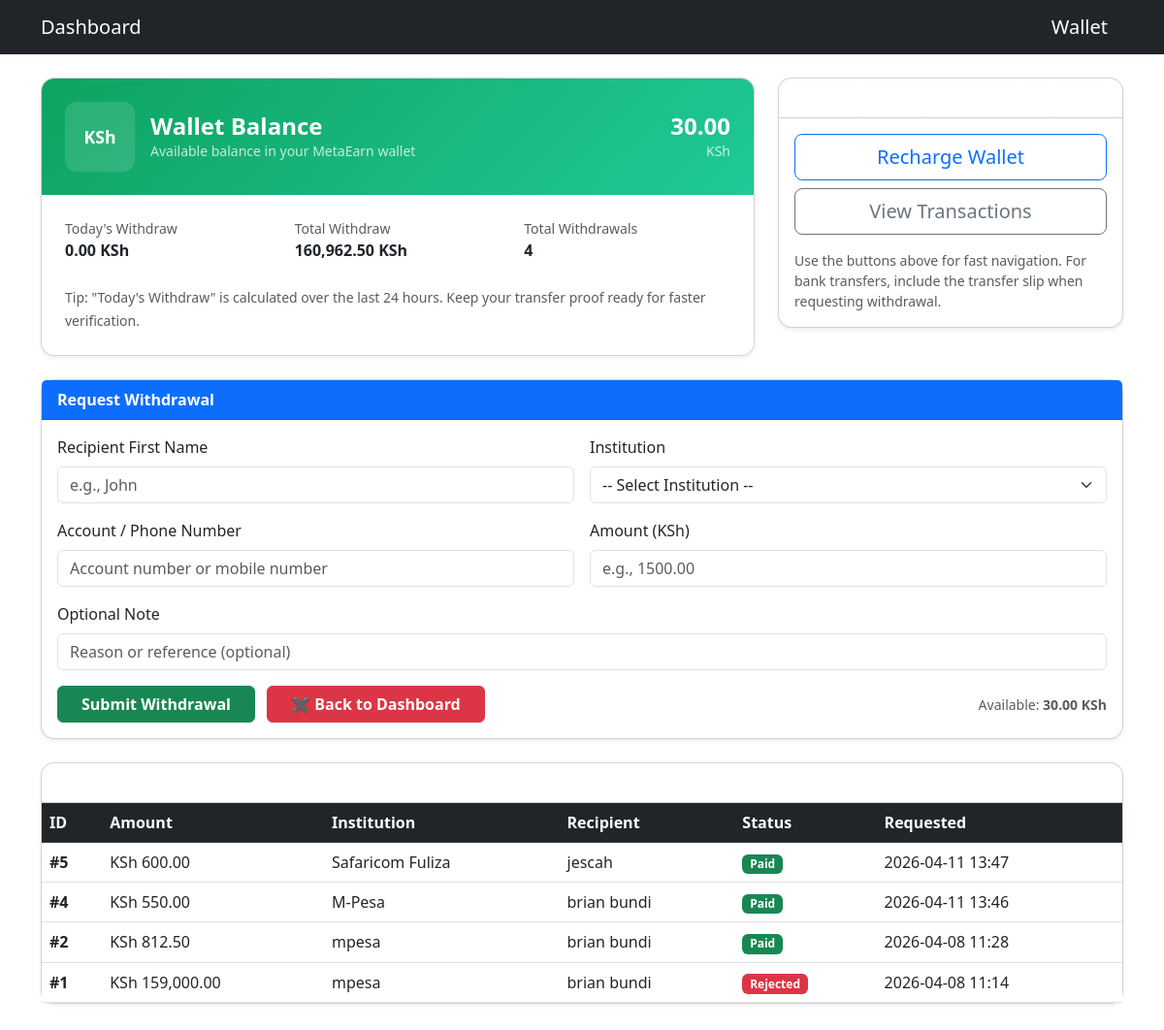
Page /withdraw (signed in) on the earlier database version.
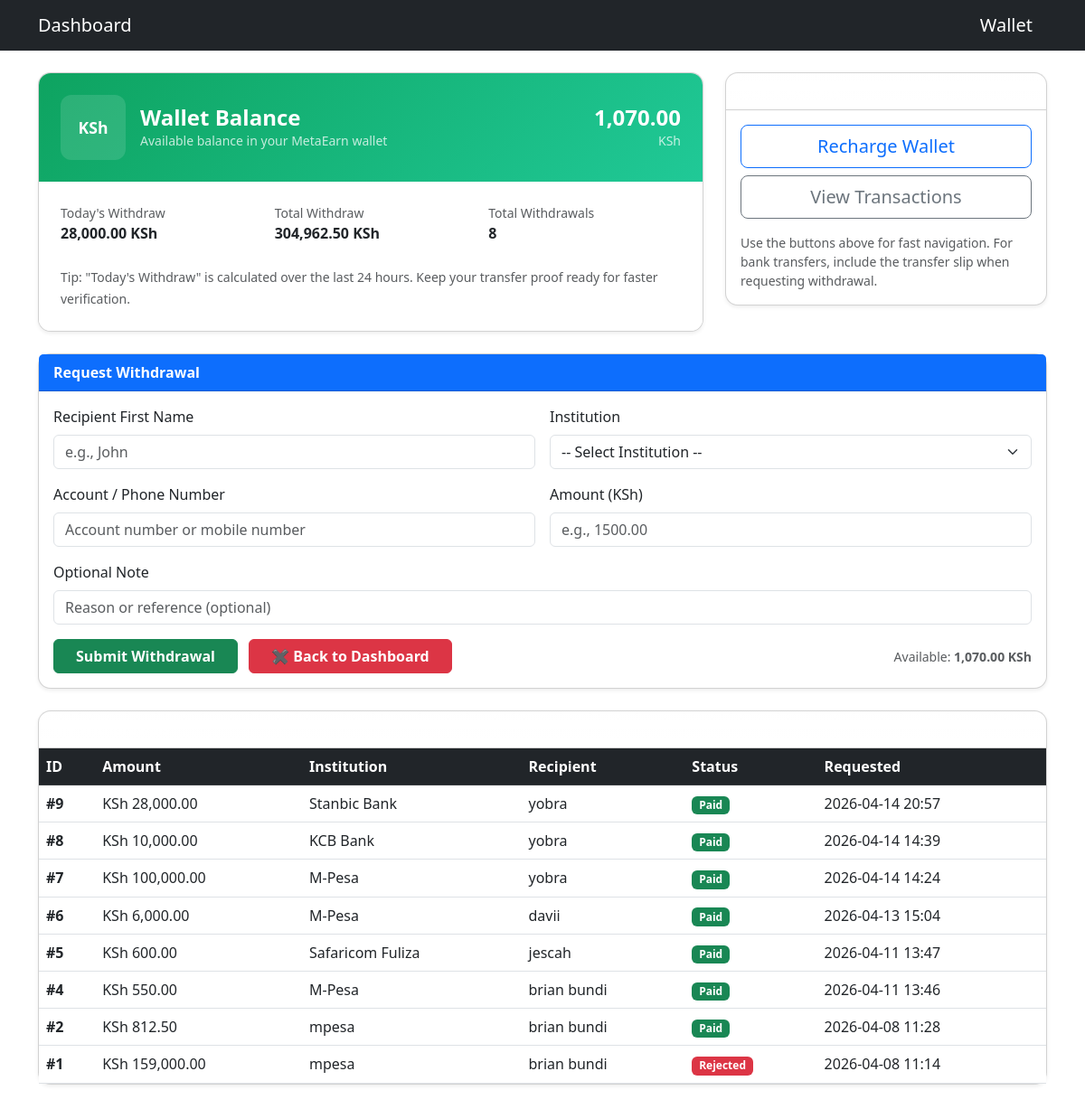
Same page on the later database version.
### models.py (models this page shows, shortened)
class User(db.Model, UserMixin):
    __tablename__ = "user"
    id = db.Column(db.Integer, primary_key=True)
    email = db.Column(db.String(120), unique=True, nullable=False)
    password = db.Column(db.String(200), nullable=False)
    wallet_balance = db.Column(db.Float, default=0.0)
    total_views = db.Column(db.Integer, default=0)
    total_earnings = db.Column(db.Float, default=0.0)
    total_withdraw = db.Column(db.Float, default=0.0)
    total_recharge = db.Column(db.Float, default=0.0)
    profile_image = db.Column(db.String(200))
    last_checkin = db.Column(db.DateTime, nullable=True)
    referral_code = db.Column(db.String(20), unique=True, default=lambda: str(uuid.uuid4())[:8])
    referred_by = db.Column(db.Integer, db.ForeignKey("user.id"), nullable=True)
    referrals = db.relationship("User", backref=db.backref("referrer", remote_side=[id]))
    recharges = db.relationship("Recharge", back_populates="user", lazy=True)
    withdrawals = db.relationship("Withdrawal", back_populates="user", lazy=True)
    purchases = db.relationship("Purchase", back_populates="user", lazy=True)

class Withdrawal(db.Model):
    __tablename__ = "withdrawals"
    id = db.Column(db.Integer, primary_key=True)
    user_id = db.Column(db.Integer, db.ForeignKey("user.id"), nullable=False)
    account_number = db.Column(db.String(100), nullable=False)
    recipient_name = db.Column(db.String(100), nullable=False)
    bank_name = db.Column(db.String(100), nullable=False)
    amount = db.Column(db.Float, nullable=False)
    status = db.Column(db.String(50), default="Pending")
    note = db.Column(db.String(255), nullable=True)  # <-- added to match your view
    created_at = db.Column(db.DateTime, default=db.func.now())
    user = db.relationship("User", back_populates="withdrawals")

### app.py (the view, shortened to what this page needs)
@app.route('/withdraw', methods=['GET', 'POST'])
@login_required
def withdraw():
    try:
        now = datetime.utcnow()
        last_24h = now - timedelta(hours=24)
        todays_withdraw = db.session.query(
            func.coalesce(func.sum(Withdrawal.amount), 0.0)
        ).filter(
            Withdrawal.user_id == current_user.id,
            Withdrawal.created_at >= last_24h
        ).scalar() or 0.0
        total_withdraw = db.session.query(
            func.coalesce(func.sum(Withdrawal.amount), 0.0)
        ).filter(
            Withdrawal.user_id == current_user.id
        ).scalar() or 0.0
        withdrawals = Withdrawal.query.filter_by(user_id=current_user.id).order_by(Withdrawal.created_at.desc()).all()
        try:
            transactions_url = url_for('transactions')
        except Exception:
            transactions_url = None
        return render_template(
            'withdraw.html',
            current_user=current_user,
            withdrawals=withdrawals,
            todays_withdraw=todays_withdraw,
            total_withdraw=total_withdraw,
            transactions_url=transactions_url
        )
    except Exception as e:
        traceback.print_exc()
        flash('An error occurred while loading withdrawals. Try again later.', 'withdrawal')
        return render_template(
            'withdraw.html',
            current_user=current_user,
            withdrawals=[],
            todays_withdraw=0.0,
            total_withdraw=0.0,
            transactions_url=None
        )

### app.py (called while the page is built)
@login_manager.user_loader
def load_user(user_id):
    return User.query.get(int(user_id))

### templates/withdraw.html (shortened to what the changed rows need)
{% extends "base.html" %}
{% block content %}
<div class="row g-4 mb-4">
  <div class="col-12 col-lg-8">
    <div class="card shadow-sm" style="border-radius:14px; overflow:hidden;">
      <div class="d-flex align-items-center p-4" style="background:linear-gradient(135deg,#0ea360,#20c997); color:#fff;">
        <div class="ms-auto text-end">
          <div class="h4 mb-0 fw-bold">
            {{ '{:,.2f}'.format((current_user.wallet_balance|default(0))|float) }}
          </div>
          <div class="small opacity-75">KSh</div>
        </div>
      </div>
      <div class="p-4 bg-white">
        <div class="row">
          <div class="col-6 col-md-4 mb-3">
            <div class="small text-muted">Today's Withdraw</div>
            <div class="fw-bold">
              {{ '{:,.2f}'.format((todays_withdraw|default(0))|float) }} KSh
            </div>
          </div>
          <div class="col-6 col-md-4 mb-3">
            <div class="small text-muted">Total Withdraw</div>
            <div class="fw-bold">
              {{ '{:,.2f}'.format((total_withdraw|default(0))|float) }} KSh
            </div>
          </div>
          <div class="col-12 col-md-4 mb-3">
            <div class="small text-muted">Total Withdrawals</div>
            <div class="fw-bold">{{ (withdrawals|length) if withdrawals is defined else 0 }}</div>
          </div>
        </div>
      </div>
    </div>
  </div>
</div>
<div class="card mb-4 shadow-sm" style="border-radius:14px;">
  <div class="card-body">
    <form id="withdrawForm" method="POST" class="row g-3" novalidate>
      <div class="col-12 d-flex justify-content-between align-items-center">
        <div class="text-end">
          <small class="text-muted">Available: <strong>
            {{ '{:,.2f}'.format((current_user.wallet_balance|default(0))|float) }} KSh
          </strong></small>
        </div>
      </div>
    </form>
  </div>
</div>
<div class="card shadow-sm mb-5" style="border-radius:14px;">
  <div class="card-body p-0">
    <div class="table-responsive" style="max-height:520px; overflow:auto;">
      <table class="table table-hover mb-0 align-middle">
        <thead class="table-dark">
          <tr>
            <th scope="col">ID</th>
            <th scope="col">Amount</th>
            <th scope="col">Institution</th>
            <th scope="col">Recipient</th>
            <th scope="col">Status</th>
            <th scope="col">Requested</th>
          </tr>
        </thead>
        <tbody>
          {% if withdrawals is not defined or withdrawals|length == 0 %}
            <tr>
              <td colspan="6" class="text-center py-4 text-muted">You have no withdrawal requests yet.</td>
            </tr>
          {% else %}
            {% for w in withdrawals %}
              <tr>
                <td class="fw-bold">#{{ w.id }}</td>
                <td>KSh {{ '{:,.2f}'.format((w.amount|default(0))|float) }}</td>
                <td>{{ w.bank_name }}</td>
                <td>{{ w.recipient_name }}</td>
                <td>
                  {% set status = (w.status or '')|string %}
                  {% if status == 'Paid' %}
                    <span class="badge bg-success">Paid</span>
                  {% elif status == 'Pending' %}
                    <span class="badge bg-warning text-dark">Pending</span>
                  {% elif status == 'Rejected' %}
                    <span class="badge bg-danger">Rejected</span>
                  {% else %}
                    <span class="badge bg-secondary">{{ w.status }}</span>
                  {% endif %}
                </td>
                <td>
                  {% if w.created_at is string %}
                    {{ w.created_at }}
                  {% elif w.created_at %}
                    {{ w.created_at.strftime('%Y-%m-%d %H:%M') }}
                  {% else %}
                    -
                  {% endif %}
                </td>
              </tr>
            {% endfor %}
          {% endif %}
        </tbody>
      </table>
    </div>
  </div>
</div>
{% endblock %}

Differences in the rows shown:
changed User: wallet_balance "30.00" → "1,070.00"
added Withdrawal: id "9", amount "28,000.00", bank_name "Stanbic Bank", recipient_name "yobra", status "Paid", created_at "2026-04-14 20:57"
added Withdrawal: id "8", amount "10,000.00", bank_name "KCB Bank", recipient_name "yobra", status "Paid", created_at "2026-04-14 14:39"
added Withdrawal: id "7", amount "100,000.00", bank_name "M-Pesa", recipient_name "yobra", status "Paid", created_at "2026-04-14 14:24"
added Withdrawal: id "6", amount "6,000.00", bank_name "M-Pesa", recipient_name "davii", status "Paid", created_at "2026-04-13 15:04"
Other differences:
{{ '{:,.2f}'.format((todays_withdraw|default(0))|float) }}: "0.00" → "28,000.00"
{{ '{:,.2f}'.format((total_withdraw|default(0))|float) }}: "160,962.50" → "304,962.50"
{{ (withdrawals|length) if withdrawals is defined else 0 }}: "4" → "8"
